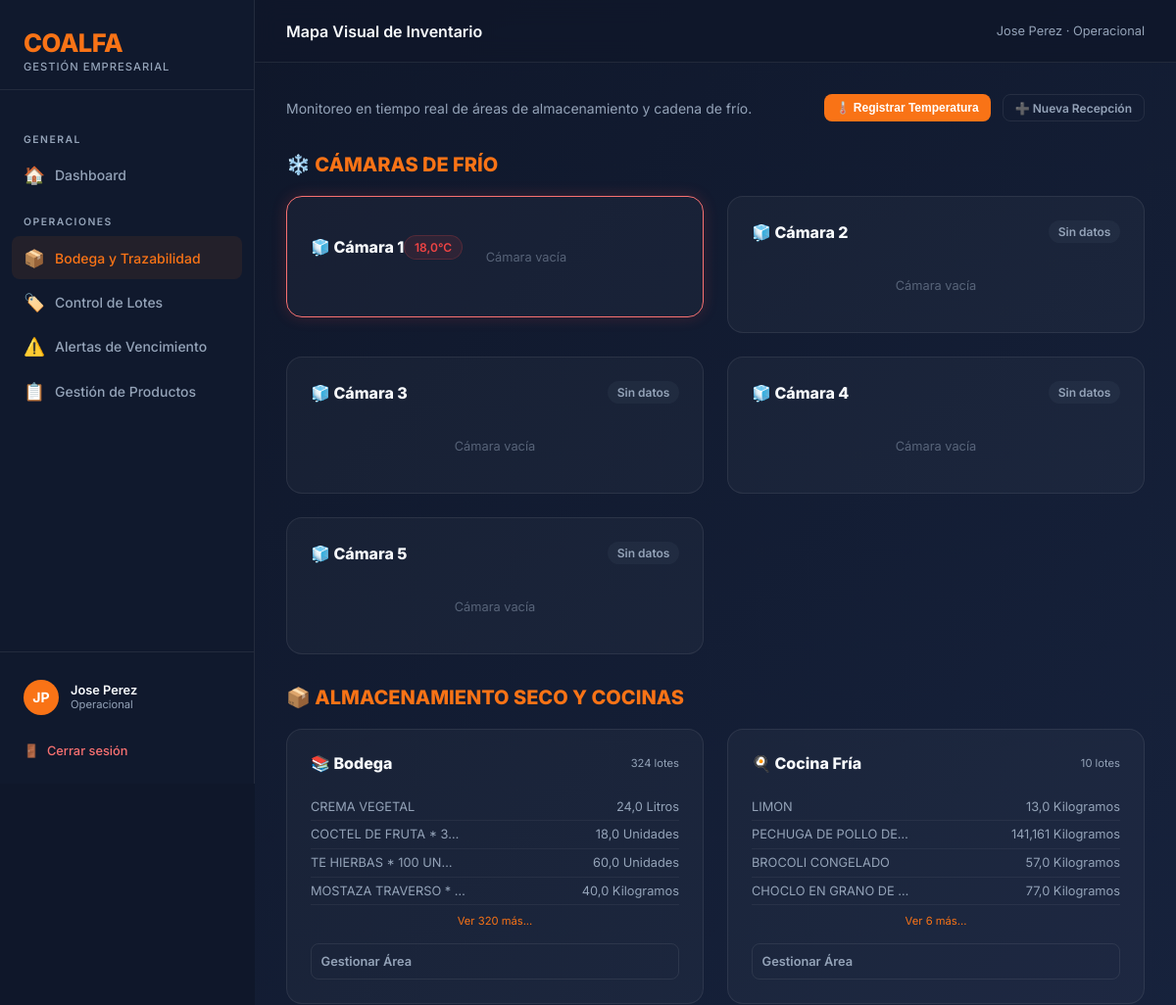
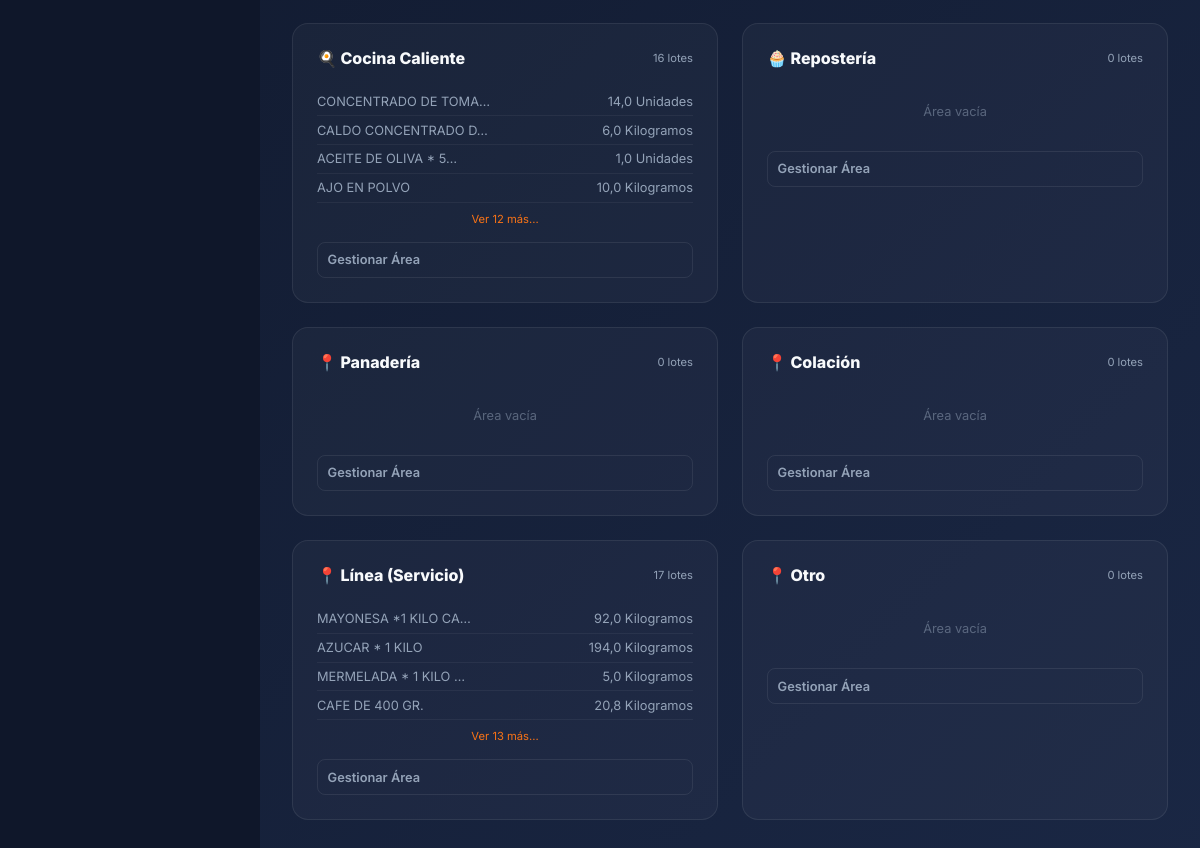
/inventario/mapa/ (signed in), run on the app's committed database (2 pictures, top to bottom).
### coalfa/models.py (models this page shows, shortened)
class Usuario(AbstractBaseUser, PermissionsMixin):
    ROL_CHOICES = [
        ("ADMIN", "Administrador"),
        ("RRHH", "Recursos Humanos"),
        ("OPERACIONAL", "Operacional"),
        ("GERENTE", "Gerente"),
    ]
    rut = models.CharField(max_length=12, unique=True, verbose_name="RUT", validators=[rut_validator])
    nombre = models.CharField(max_length=60, verbose_name="Nombre")
    apellido = models.CharField(max_length=60, verbose_name="Apellido")
    rol = models.CharField(max_length=15, choices=ROL_CHOICES, default="RRHH", verbose_name="Rol")
    is_active = models.BooleanField(default=True, verbose_name="Activo")
    is_staff = models.BooleanField(default=False, verbose_name="Es staff")
    solicitud_pendiente = models.BooleanField(default=False, verbose_name="Solicitud pendiente de aprobación")
    date_joined = models.DateTimeField(default=timezone.now, verbose_name="Fecha de registro")
    USERNAME_FIELD = "rut"
    REQUIRED_FIELDS = ["nombre", "apellido"]
    objects = UsuarioManager()
    def get_full_name(self):
        return f"{self.nombre} {self.apellido}"
    class Meta:
        verbose_name = "Usuario"
        verbose_name_plural = "Usuarios"

### inventario/models.py (models this page shows, shortened)
class RegistroTemperaturaCamara(models.Model):
    CAMARA_CHOICES = [
        ("CAMARA_1", "Cámara 1"),
        ("CAMARA_2", "Cámara 2"),
        ("CAMARA_3", "Cámara 3"),
        ("CAMARA_4", "Cámara 4"),
        ("CAMARA_5", "Cámara 5"),
    ]
    camara = models.CharField(max_length=20, choices=CAMARA_CHOICES)
    temperatura = models.FloatField(verbose_name="Temperatura (°C)")
    fecha_hora = models.DateTimeField(auto_now_add=True)
    usuario = models.ForeignKey("coalfa.Usuario", on_delete=models.SET_NULL, null=True, blank=True)
    observaciones = models.TextField(blank=True)
    class Meta:
        verbose_name = "Registro de Temperatura de Cámara"
        verbose_name_plural = "Registros de Temperatura de Cámaras"
        ordering = ["-fecha_hora"]

class Lote(models.Model):
    UBICACION_CHOICES = [
        ("BODEGA", "Bodega"),
        ("COCINA_FRIA", "Cocina Fría"),
        ("COCINA_CALIENTE", "Cocina Caliente"),
        ("REPOSTERIA", "Repostería"),
        ("PANADERIA", "Panadería"),
        ("COLACION", "Colación"),
        ("LINEA", "Línea (Servicio)"),
        ("OTRO", "Otro"),
    ]
    ESTADO_CHOICES = [
        ("ACTIVO", "Activo"),
        ("CONSUMIDO", "Consumido"),
        ("VENCIDO", "Vencido"),
        ("DESCARTADO", "Descartado"),
    ]
    PROCESO_CHOICES = [
        ("RECEPCION", "Recepción de Bodega"),
        ("MARINADO", "Marinado"),
        ("PORCIONADO", "Porcionado"),
        ("COCCION", "Cocción"),
        ("PREPARACION", "Preparación / Mezcla"),
        ("HORNEADO", "Horneado"),
        ("ENFRIADO", "Enfriado"),
        ("OTRO", "Otro"),
    ]
    producto = models.ForeignKey(Producto, on_delete=models.PROTECT, related_name="lotes")
    proveedor = models.ForeignKey(
        Proveedor, on_delete=models.SET_NULL, null=True, blank=True, related_name="lotes"
    )
    numero_lote = models.CharField(max_length=60, unique=True, blank=True)
    numero_lote_proveedor = models.CharField(
        max_length=80, blank=True, verbose_name="Lote del Proveedor"
    )
    numero_guia = models.CharField(
        max_length=80, blank=True, verbose_name="Nº Guía / Factura"
    )
    cantidad = models.FloatField()
    precio_unitario = models.FloatField(default=0, help_text="Costo por unidad de medida")
    fecha_recepcion = models.DateField()
    fecha_vencimiento = models.DateField()
    temperatura_recepcion = models.FloatField(
        null=True, blank=True, verbose_name="Temperatura recepción (°C)"
    )
    proceso = models.CharField(
        max_length=20,
        choices=PROCESO_CHOICES,
        default="RECEPCION",
        verbose_name="Proceso de origen",
    )
    lotes_padres = models.ManyToManyField(
        "self",
        symmetrical=False,
        blank=True,
        related_name="lotes_hijos",
        verbose_name="Lotes de origen (insumos)",
    )
    ubicacion_actual = models.CharField(
        max_length=30, choices=UBICACION_CHOICES, default="BODEGA"
    )
    ubicacion_detalle = models.CharField(
        max_length=100, blank=True, help_text="Ej: Pasillo 2, Estante B"
    )
    estado = models.CharField(
        max_length=12, choices=ESTADO_CHOICES, default="ACTIVO", db_index=True
    )
    responsable_registro = models.CharField(
        max_length=100, blank=True, verbose_name="Responsable de registro"
    )
    observaciones = models.TextField(blank=True)
    fecha_registro = models.DateTimeField(auto_now_add=True)
    @property
    def dias_restantes(self):
        return (self.fecha_vencimiento - datetime.date.today()).days
    class Meta:
        verbose_name = "Lote"
        verbose_name_plural = "Lotes"
        ordering = ["fecha_vencimiento"]

class Producto(models.Model):
    UNIDAD_CHOICES = [
        ("KG", "Kilogramos"),
        ("G", "Gramos"),
        ("L", "Litros"),
        ("ML", "Mililitros"),
        ("UN", "Unidades"),
        ("CAJA", "Cajas"),
    ]
    CATEGORIA_CHOICES = [
        ("ABARROTES", "Abarrotes"),
        ("CARNES", "Carnes y Aves"),
        ("PESCADOS", "Pescados y Mariscos"),
        ("LACTEOS", "Lácteos y Huevos"),
        ("FRUTAS", "Frutas y Verduras"),
        ("CONGELADOS", "Congelados"),
        ("BEBIDAS", "Bebidas"),
        ("LIMPIEZA", "Aseo y Limpieza"),
        ("VESTUARIO", "Vestuario / Ropa"),
        ("EPP", "Elementos de Protección Personal"),
        ("OTRO", "Otros"),
    ]
    nombre = models.CharField(max_length=150)
    talla = models.CharField(max_length=50, blank=True)
    descripcion = models.TextField(blank=True)
    categoria = models.CharField(max_length=20, choices=CATEGORIA_CHOICES, default="OTRO")
    unidad_medida = models.CharField(max_length=5, choices=UNIDAD_CHOICES, default="KG")
    stock_minimo = models.FloatField(default=0, help_text="Alerta cuando el stock total baje de este valor")
    temperatura_min = models.FloatField(null=True, blank=True, help_text="°C (opcional)")
    temperatura_max = models.FloatField(null=True, blank=True, help_text="°C (opcional)")
    class Meta:
        verbose_name = "Producto"
        verbose_name_plural = "Productos"
        ordering = ["nombre"]
        unique_together = ["nombre", "talla"]

### inventario/views.py (the view)
# urls.py: path("mapa/", views.mapa_bodega, name="inventario_mapa_bodega"),
@operacional_required
def mapa_bodega(request):
    hoy = datetime.date.today()
    proximo_vencimiento = hoy + datetime.timedelta(days=7)
    lotes_todos = Lote.objects.filter(estado="ACTIVO").select_related("producto")
    lotes_vencen_pronto = list(lotes_todos.filter(fecha_vencimiento__lte=proximo_vencimiento).values_list("ubicacion_actual", flat=True))
    sectores = {key: {"label": label, "lotes": [], "count": 0, "alerta": (key in lotes_vencen_pronto)}
                for key, label in Lote.UBICACION_CHOICES}
    for lote in lotes_todos:
        if lote.ubicacion_actual in sectores:
            sectores[lote.ubicacion_actual]["lotes"].append(lote)
            sectores[lote.ubicacion_actual]["count"] += 1
    temperaturas = {cam_key: RegistroTemperaturaCamara.objects.filter(camara=cam_key).first()
                    for cam_key, _ in RegistroTemperaturaCamara.CAMARA_CHOICES}
    context = {
        "sectores": sectores,
        "temperaturas": temperaturas,
        "hoy": hoy,
        "camara_choices": RegistroTemperaturaCamara.CAMARA_CHOICES,
    }
    return render(request, "inventario/mapa_bodega.html", context)

### coalfa/context_processors.py (called while the page is built)
def solicitudes_pendientes(request):
    if request.user.is_authenticated and getattr(request.user, 'rol', None) == 'ADMIN':
        count = Usuario.objects.filter(solicitud_pendiente=True).count()
        return {'solicitudes_count': count}
    return {}

### inventario/templatetags/inventario_filters.py (called while the page is built)
@register.filter
def get_item(obj, key):
    try:
        return obj.get(key)
    except (AttributeError, KeyError, TypeError):
        return None

@register.filter
def replace(value, arg):
    if ',' not in arg:
        return value
    old, new = arg.split(',', 1)
    return value.replace(old, new)

@register.filter
def startswith(value, arg):
    return str(value).startswith(arg)

### inventario/templates/inventario/mapa_bodega.html (shortened to what this page needs)
{% extends 'base.html' %}
{% load inventario_filters %}
{% block topbar_title %}Mapa Visual de Inventario{% endblock %}
{% block nav_inventario %}active{% endblock %}
{% block content %}
<div style="display: flex; justify-content: space-between; align-items: center; margin-bottom: 2rem;">
    <div>
        <p style="color: var(--text-muted); font-size: 0.875rem;">Monitoreo en tiempo real de áreas de almacenamiento y cadena de frío.</p>
    </div>
    <div style="display: flex; gap: 0.75rem;">
        <button onclick="openTempModal()" class="btn btn-primary btn-sm">🌡️ Registrar Temperatura</button>
        <a href="{% url 'inventario_recibir_lote' %}" class="btn btn-ghost btn-sm">➕ Nueva Recepción</a>
    </div>
</div>
<h2 style="font-size: 1.25rem; font-weight: 800; margin-bottom: 1.25rem; color: var(--accent);">❄️ CÁMARAS DE FRÍO</h2>
<div class="warehouse-grid">
    {% for cam_key, temp_reg in temperaturas.items %}
    <div class="sector-card {% if temp_reg and temp_reg.temperatura > 5 %}alert{% endif %}">
        <div class="sector-header">
            <span class="sector-title">🧊 {{ cam_key|replace:"CAMARA_,Cámara " }}</span>
            {% if temp_reg %}
                <span class="temp-badge {% if temp_reg.temperatura <= 5 %}ok{% else %}warn{% endif %}">
                    {{ temp_reg.temperatura }}°C
                </span>
            {% else %}
                <span class="temp-badge" style="background: rgba(100,116,139,0.1); color: var(--text-muted);">Sin datos</span>
            {% endif %}
        </div>
        <div class="item-list">
            {% with sector=sectores|get_item:cam_key %}
                {% for lote in sector.lotes|slice:":4" %}
                    <div class="item-row">
                        <span>{{ lote.producto.nombre|truncatechars:20 }}</span>
                        <span class="{% if lote.dias_restantes <= 3 %}fefo-alert{% endif %}">
                            {{ lote.cantidad }} {{ lote.producto.get_unidad_medida_display }}
                        </span>
                    </div>
                {% empty %}
                    <p style="text-align: center; padding: 1rem; opacity: 0.5;">Cámara vacía</p>
                {% endfor %}
            {% endwith %}
        </div>
    </div>
    {% endfor %}
</div>
<h2 style="font-size: 1.25rem; font-weight: 800; margin-bottom: 1.25rem; color: var(--accent);">📦 ALMACENAMIENTO SECO Y COCINAS</h2>
<div class="warehouse-grid">
    {% for key, sector in sectores.items %}
        {% if not key|startswith:"CAMARA_" %}
        <div class="sector-card {% if sector.alerta %}alert{% endif %}">
            <div class="sector-header">
                <span class="sector-title">
                    {% if key == 'BODEGA' %}📚{% elif 'COCINA' in key %}🍳{% elif key == 'REPOSTERIA' %}🧁{% else %}📍{% endif %}
                    {{ sector.label }}
                </span>
                <span style="font-size: 0.7rem; color: var(--text-muted);">{{ sector.count }} lotes</span>
            </div>
            <div class="item-list">
                {% for lote in sector.lotes|slice:":4" %}
                    <div class="item-row">
                        <span>{{ lote.producto.nombre|truncatechars:20 }}</span>
                        <span class="{% if lote.dias_restantes <= 3 %}fefo-alert{% endif %}">
                            {{ lote.cantidad }} {{ lote.producto.get_unidad_medida_display }}
                        </span>
                    </div>
                {% empty %}
                    <p style="text-align: center; padding: 1rem; opacity: 0.5;">Área vacía</p>
                {% endfor %}
                {% if sector.count > 4 %}
                    <div style="text-align: center; margin-top: 0.5rem;">
                        <a href="{% url 'inventario_lista_lotes' %}?ubicacion={{ key }}&estado=ACTIVO" style="font-size: 0.7rem; color: var(--accent); text-decoration: none;">Ver {{ sector.count|add:"-4" }} más...</a>
                    </div>
                {% endif %}
            </div>
            <a href="{% url 'inventario_lista_lotes' %}?ubicacion={{ key }}&estado=ACTIVO" class="btn btn-ghost btn-sm quick-action-btn">Gestionar Área</a>
        </div>
        {% endif %}
    {% endfor %}
</div>
{% endblock %}

### templates/base.html (shortened to what this page needs)
<!DOCTYPE html>
<html lang="es">
<head>
    <link rel="stylesheet" href="https://unpkg.com/nprogress@0.2.0/nprogress.css" />
</head>
<body>
    <div class="sidebar">
        <div class="sidebar-brand">
            <div class="logo-text">COALFA</div>
            <div class="logo-sub">Gestión Empresarial</div>
        </div>
        <nav class="sidebar-nav">
            <div class="nav-section-label">General</div>
            <a href="{% url 'dashboard' %}" class="nav-item {% block nav_home %}{% endblock %}">
                <span class="icon">🏠</span> Dashboard
            </a>
            {% if user.rol == 'OPERACIONAL' or user.rol == 'ADMIN' %}
            <div class="nav-section-label">Operaciones</div>
            <a href="{% url 'inventario_dashboard' %}" class="nav-item {% block nav_inventario %}{% endblock %}">
                <span class="icon">📦</span> Bodega y Trazabilidad
            </a>
            <a href="{% url 'inventario_lista_lotes' %}" class="nav-item {% block nav_lotes %}{% endblock %}">
                <span class="icon">🏷️</span> Control de Lotes
            </a>
            <a href="{% url 'inventario_alertas' %}" class="nav-item {% block nav_alertas %}{% endblock %}">
                <span class="icon">⚠️</span> Alertas de Vencimiento
            </a>
            <a href="{% url 'inventario_lista_productos' %}" class="nav-item {% block nav_productos %}{% endblock %}">
                <span class="icon">📋</span> Gestión de Productos
            </a>
            {% endif %}
        </nav>
        <div class="sidebar-footer">
            <div class="user-info">
                <div class="user-avatar">{{ user.nombre|first }}{{ user.apellido|first }}</div>
                <div>
                    <div class="user-name">{{ user.get_full_name }}</div>
                    <div class="user-role">{{ user.get_rol_display }}</div>
                </div>
            </div>
            <a href="{% url 'logout' %}" class="btn-logout">
                <span>🚪</span> Cerrar sesión
            </a>
        </div>
    </div>
    <div class="main-wrapper">
        <div class="topbar">
            <div class="topbar-title">{% block topbar_title %}Dashboard{% endblock %}</div>
            <div class="topbar-breadcrumb">{{ user.get_full_name }} · {{ user.get_rol_display }}</div>
        </div>
        <div class="page-content">
            {% block content %}{% endblock %}
        </div>
    </div>
</body>
</html>

### data on the page
Usuario: nombre|first "J", apellido|first "P", get_full_name "Jose Perez", rol "Operacional"
RegistroTemperaturaCamara: cam_key "Cámara 1", temperatura "18,0"
Lote: producto.nombre "CREMA VEGETAL", cantidad "24,0", producto.unidad_medida "Litros"
Lote: producto.nombre "COCTEL DE FRUTA * 3…", cantidad "18,0", producto.unidad_medida "Unidades"
Lote: producto.nombre "TE HIERBAS * 100 UN…", cantidad "60,0", producto.unidad_medida "Unidades"
Lote: producto.nombre "MOSTAZA TRAVERSO * …", cantidad "40,0", producto.unidad_medida "Kilogramos"
Lote: producto.nombre "LIMON", cantidad "13,0", producto.unidad_medida "Kilogramos"
Lote: producto.nombre "PECHUGA DE POLLO DE…", cantidad "141,161", producto.unidad_medida "Kilogramos"
Lote: producto.nombre "BROCOLI CONGELADO", cantidad "57,0", producto.unidad_medida "Kilogramos"
Lote: producto.nombre "CHOCLO EN GRANO DE …", cantidad "77,0", producto.unidad_medida "Kilogramos"
Lote: producto.nombre "CONCENTRADO DE TOMA…", cantidad "14,0", producto.unidad_medida "Unidades"
Lote: producto.nombre "CALDO CONCENTRADO D…", cantidad "6,0", producto.unidad_medida "Kilogramos"
Lote: producto.nombre "ACEITE DE OLIVA * 5…", cantidad "1,0", producto.unidad_medida "Unidades"
Lote: producto.nombre "AJO EN POLVO", cantidad "10,0", producto.unidad_medida "Kilogramos"
Lote: producto.nombre "MAYONESA *1 KILO CA…", cantidad "92,0", producto.unidad_medida "Kilogramos"
Lote: producto.nombre "AZUCAR * 1 KILO", cantidad "194,0", producto.unidad_medida "Kilogramos"
Lote: producto.nombre "MERMELADA * 1 KILO …", cantidad "5,0", producto.unidad_medida "Kilogramos"
Lote: producto.nombre "CAFE DE 400 GR.", cantidad "20,8", producto.unidad_medida "Kilogramos"

### other printed values
{{ cam_key|replace:"CAMARA_,Cámara " }} "Cámara 2" "Cámara 3" "Cámara 4" "Cámara 5"
{{ sector.label }} "Bodega" "Cocina Fría" "Cocina Caliente" "Repostería" "Panadería" "Colación" "Línea (Servicio)" "Otro"
{{ sector.count }} "324" "10" "16" "0" "0" "0" "17" "0"
{{ sector.count|add:"-4" }} "320" "6" "12" "13"
